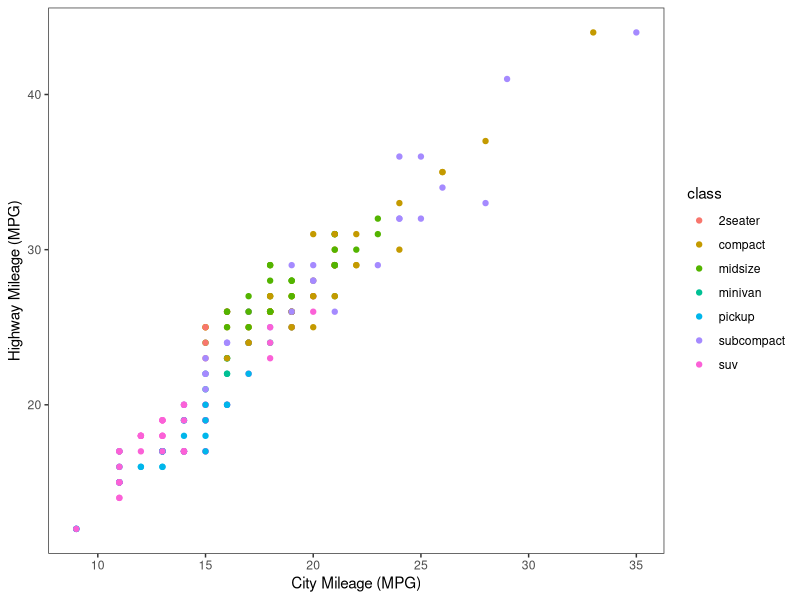
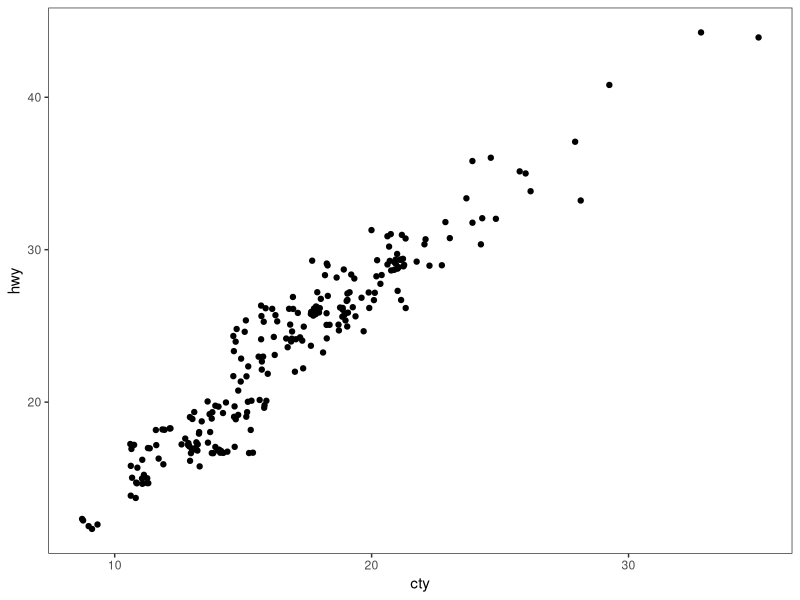
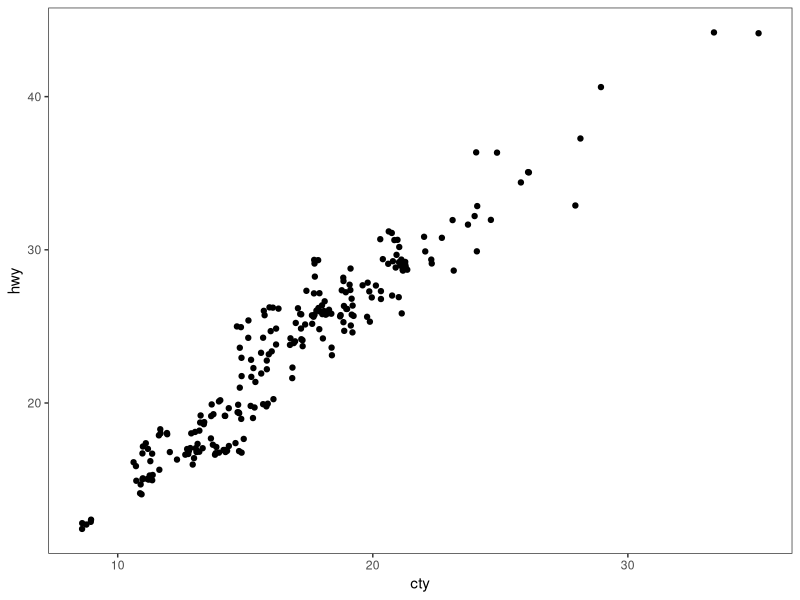
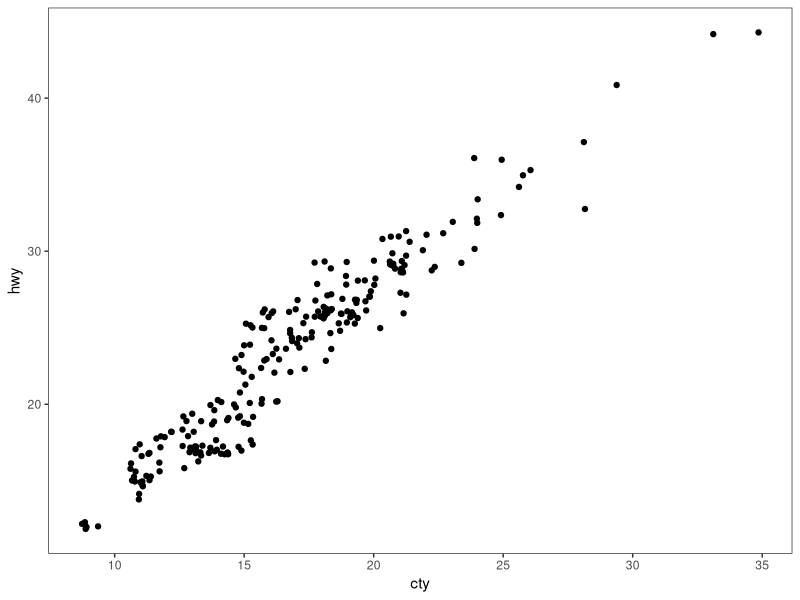

These figures' R source, in order: (Note: this script raises an error after producing the figures.)
# ---------------------------------------------------------- #
#### MODULE 3: Plot even more data!                       ####               
# ---------------------------------------------------------- #

## OBJECTIVE:
# 1. To develop a "grammar of graphics".
# 2. To become comfortable using ggplot2 for exploratory data visualization.


# ---------------------------------------------------------- #
#### SET UP:                                              ####
# ---------------------------------------------------------- #
# REMINDER: In RStudio, open the Rproject for our course (UNCG_DataWrangling), 
# pull any changes from GitHub, and navigate to the branch you created for 
# yourself (just a single branch for the whole semester) in RStudio's Git tab.
# Open this week's assignment in this new branch to complete and submit on GitHub.
# Ideally, you'll commit your answers a bit at a time as you work through
# this assignment, rather than committing all at once at the end.

# Reminder of some helpful resources for graphing in R:
# ggplot Cookbook: http://www.cookbook-r.com/Graphs/
# Official ggplot2 Book: https://ggplot2-book.org/
# Themes in ggplot2: https://ggplot2-book.org/polishing.html#themes

# In ggplot2, aesthetic means “something you can see”. Each aesthetic is a
# mapping between a visual cue and a variable.
# Examples include:
# position (i.e., on the x and y axes)
# color (“outside” color)
# fill (“inside” color)
# shape (of points)
# line type
# size

# Each type of geometric object (geom) accepts only a subset of all aesthetics.
# Refer to the geom help pages to see what mappings each geom accepts. Aesthetic
# mappings are set with the aes() function.

# TASK: We will be using the ggplot2 package for graphing. Fortunately, ggplot2 
# is nested within the tidyverse package (along with many others).
# Start by writing code to load the tidyverse library.
# HINT: see the end of assignment #1 if you forgot how to load a package.

library(tidyverse)

# TASK: Write code below to set your theme to black and white and both your major
# AND minor gridlines to element_blank for all plots you'll be making today.
# HINT: Check back to last week's assignment section 1.9 for setting themes for
# all plots.

theme_set(theme_bw() +
            theme(panel.grid.major = element_blank(),
                  panel.grid.minor = element_blank()))

# ---------------------------------------------------------- #
#### 1.0 CORRELATION                                      ####
# ---------------------------------------------------------- #

# We learned how to make correlations last week, but it never hurts to get
# more practice! Let's start by using a data set built into ggplot2.
# The mpg dataset looks at the gas efficiency of different cars. Run the following
# code to load the data:
data(mpg, package = "ggplot2")

# TASK: Create a scatterplot (i.e., a dot plot) to relate city and highway mileage.
# Color the points by the class of car (class column) and label the x and y axis 
# to be more informative (City Mileage (MPG) vs Highway Mileage (MPG)).
# HINT: Refer back to last week's assignment or the ggplot help resources if you 
# forget how to make a scatterplot.

ggplot(mpg, aes(x = cty, y = hwy, color = class)) +
  geom_point() +
  xlab("City Mileage (MPG)") +
  ylab("Highway Mileage (MPG)")

# Looks alright, but the graph may be hiding some information...
# QUESTION: How many data points are in the mpg dataframe?

nrow(mpg)
#ANSWER: 234

# QUESTION: Approximately how many dots are in the graph you just made? How does
# that compare to the number of observations in the dataframe?

#ANSWER: There are 78 dots on the graphs. This is 156 less data points that what is in the dataframe.


# Try another correlation-focused geom that addresses this problem by running
# the following code:
ggplot(data=mpg, aes(x=cty, y=hwy)) + 
  geom_jitter()


# QUESTION: What happened when you created the plot with geom_jitter?

#ANSWER: It looks like there are more data points, but it also looks less "organized".

# QUESTION: Run the code to create a plot using geom_jitter a second time. Then run it
# again and again. What happens each time? Why is this happening?

ggplot(data=mpg, aes(x=cty, y=hwy)) + 
  geom_jitter()

ggplot(data=mpg, aes(x=cty, y=hwy)) + 
  geom_jitter()
#ANSWER: the points are shifting each time. geom_jitter() is probably adding a random component to the graph and if you run it multiple times it is randomized each time. 

# TASK: The default in geom_jitter is to jitter (or slightly move) the points away
# from each other in both the x and y directions. Check the help file for geom_jitter
# and write code below to make a graph where you jitter points in only the x-dimension
# by 0.5.
 ?geom_jitter()

ggplot(data=mpg, aes(x=cty, y=hwy)) + 
  geom_jitter(width = 0.5, height = 0) #heigh = 0 to restrict jitter to y axis. 

# ---------------------------------------------------------- #
#### 1.1 DETOUR! COLORS, COLORS, COLORS                   ####
# ---------------------------------------------------------- #

# Our world is so colorful, and our graphs can be too! But we want to be mindful
# of our color choices to not only be beautiful, but also informative and accessible.

# TASK: Create a new dataframe that filters our mpg data down to only information
# for car classes compact, midsize, and suv using an %in% statement. Name your 
# new dataframe mpgSubset.
# HINT: Refer back to the Transform assignment if you want help with %in% (or 
# try googling!)


# ggplot has lots of nice (and some not so nice) built-in color palettes that we 
# can use to fill our bars with color. Try running the following code:
ggplot(data=mpgSubset, aes(x=cty, y=hwy, color=class)) +
  geom_jitter()

# The code above supplies us with ggplot's default color palette, which I find not
# so pleasing. Let's try to change this!

# We can add a statement specifying the scale of colors we would prefer. One way
# to do this is to use other pre-set palettes from ggplot. Run the code below to 
# ask ggplot to use the color brewer's palette called Set 1.
ggplot(data=mpgSubset, aes(x=cty, y=hwy, color=class)) +
  geom_jitter() +
  scale_color_brewer(palette="Set1")

# Alternatively, we could use the "RdBu" palette:
ggplot(data=mpgSubset, aes(x=cty, y=hwy, color=class)) +
  geom_jitter() +
  scale_color_brewer(palette="RdBu")

# QUESTION: Investigate the color brewer's range of palettes at this website: 
# https://r-graph-gallery.com/38-rcolorbrewers-palettes.html
# What do you notice about the colors chosen from each of the palettes that we
# used above? (i.e., does it use the first three colors in the palette? The last
# three? Some other combination?)


# We could also pick out EXACTLY which colors we want for our figure. 
# There are 4 main ways to specify colors in R:
### by name
### by number
### by Hex code
### with the rgb() function

# By Name: R allows you to call more than 600 colors by name! Run the following
# code to see a list:
colors()

# We can put in the colors we chose for each variable by adding the 
# scale_color_manual() function to our plot. Try it out by running the following
# code:
ggplot(data=mpgSubset, aes(x=cty, y=hwy, color=class)) +
  geom_jitter() +
  scale_color_manual(values=c('midnightblue', 'cornflowerblue', 'tomato3'))


# You can also chose colors by number, which are assigned in R.

# TASK: Copy and paste the code to make our scatterplot and replace the color names
# with three numbers of your choice (between 1 and 657). How does your new figure look?
# HINT: remember to remove the quotation marks when calling numbers.


# QUESTION: How do you think you could figure out which color name belongs to
# each color number?
# HINT: Try creating a dataframe from color() by passing it into the
# as.data.frame() function.


# You can also chose colors by Hex code. A Hex color code is a 6-symbol code made
# of up to three 2-symbol elements (6 symbols in length all together). Each of 
# the 2-symbol elements represents a color value in the Red-Green-Blue (RGB) color
# scale from 0 to 255. Hex codes are written with a # in front of them. Let's try
# out calling our colors using hex code.
ggplot(data=mpgSubset, aes(x=cty, y=hwy, color=class)) +
  geom_jitter() +
  scale_color_manual(values=c('#191970', '#6495ED', '#FF6347'))

# There are two great things about hex codes. First, you can call ANY color you 
# want with a hex code. That is, you're not limited to the 657 colors that are
# in ggplot. By specifying the color by hex code, you can pick literally anything!

# TASK: Google the search term "color picker". This should bring up google's color
# picker (in addition to a billion other color picking websites). Use this color
# picker to generate the hex codes for three new colors of your choice. Then copy
# and paste the above code, replacing the hex codes with your color choices.


# The second great thing about hex codes is that you can control the transparency
# of your colors. Transparency is set in a hex code by adding two extra symbols
# to the end, which together make up the "alpha" element. Adding 00 to the end 
# of your hex code will make your color completely transparent, while adding FF 
# to the end will make it completely opaque. Any number/letters in-between will 
# result in partial transparency. You can find a complete list of transparencies
# between 0-100% here: https://gist.github.com/lopspower/03fb1cc0ac9f32ef38f4

# TASK: Try out transparency by copying and pasting your graph code below and
# adding the alpha element to the end of each of your hex codes to make your
# first color 0% transparent, your second color 50% transparent, and your third
# color 100% transparent.


# QUESTION: What happened to the point that you set to 100% transparent?


# Finally, we can set our colors using the rgb() function. This operates very
# similarly to the hex code, where you can pick exactly the color and transparency
# you want. Try it out by running the following code:
ggplot(data=mpgSubset, aes(x=cty, y=hwy, color=class)) +
  geom_jitter() +
  scale_color_manual(values=c(rgb(.10, .10, .44, 1), rgb(.39, .58, .93, 1), rgb(1.0, .39, .28, 1)))

# TASK: Modify the above code to make all of your points 50% transparent.

# There are so many inventive and artistic people in the world who have expanded
# the offerings for colors in ggplot. Check out some notable ones listed below
# when choosing colors for this assignment.
### Color-blind friendly palettes: https://github.com/JLSteenwyk/ggpubfigs
### Color palettes from vintage National Parks posters: https://github.com/katiejolly/nationalparkcolors
### Color palettes based on Wes Anderson movies: https://github.com/karthik/wesanderson
### Color palettes from famous Dutch paintings: https://github.com/EdwinTh/dutchmasters


# ---------------------------------------------------------- #
#### 1.2 DETOUR! LEGENDS                                  ####
# ---------------------------------------------------------- #

# When you specify colors in your ggplot code, R throws in a bonus legend for free!
# However, this legend is often not as clear or visually appealing as we might 
# prefer. But as with all geometric objects in ggplot, legends can be easily altered.

# Run the following code to create a scatter plot. Feel free to modify the colors
# as you prefer!
ggplot(data=mpgSubset, aes(x=cty, y=hwy, color=class)) +
  geom_jitter()

# QUESTION: Where did ggplot get the legend title and values from?


# We could change the title and values in our legend by altering the dataframe
# we are passing into ggplot. But that seems a bit drastic. Instead, we can 
# lean on the same code that specifies our color picks to alter the legend text.
# Try it out by running the following code:
ggplot(data=mpgSubset, aes(x=cty, y=hwy, color=class)) + 
  geom_jitter() + 
  scale_color_manual(values=c('#FCBA03', '#380754', '#496916'),
                     name='Class of Car', 
                     breaks=c('suv', 'midsize', 'compact'), 
                     labels=c('SUV', 'Midsize', 'Compact'))


# TASK: Label each line of the code above with what it is doing.
# HINT: Check the scale_color_manual help file or ggplot Cookbook for more info.


# IMPORTANT: It is important to pay attention to the order you provide ggplot with 
# your color choices and legend labels! Try running the following code:
ggplot(data=mpgSubset, aes(x=cty, y=hwy, color=class)) + 
  geom_jitter() + 
  scale_color_manual(values=c('#FCBA03', '#380754', '#496916'), 
                     name='Class of Car', 
                     breaks=c('suv', 'midsize', 'compact'), 
                     labels=c('Compact', 'SUV', 'Midsize')) 


# QUESTION: What is wrong with the code above? Why is it so important to be
# careful with the order you pass information into ggplot?


# While changing the legend text and factor order takes place in the scale_color_manual
# step, moving the legend around on the graph page is part of the graph theme. We
# can try this out using the code below:
ggplot(data=mpgSubset, aes(x=cty, y=hwy, color=class)) + 
  geom_jitter() + 
  theme(legend.position='top')


# TASK: Modify the code above to have the legend display along the bottom of
# the figure.


# We can also have the legend located within the area of the graph itself! We can 
# do this by specifying the coordinates for where the legend should go within the
# graph axes. First we set the legend position and then we set the anchoring 
# position by justifying the legend.
### bottom left: 0,0
### bottom right: 1,0
### top left: 0,1
### top right: 1,1

# Try it out by running the following code:
ggplot(data=mpgSubset, aes(x=cty, y=hwy, color=class)) + 
  geom_jitter() + 
  theme(legend.position=c(1,0), legend.justification=c(1,0))

# QUESTION: What happens if you don't include the code for legend justification
# above?


# TASK: Copy and paste the code from above. Modify it to place the legend in the
# upper left part of the graph.


# Finally, we might want to remove the legend altogether! We would do so by
# modifying the theme as well. 

# TASK: Check the ggplot cookbook to find the legends section. Read what it says 
# about removing the legend. Then copy and paste the graph code from above. Modify
# the code to remove the legend.


# ---------------------------------------------------------- #
#### 2.0 DEVIATION                                        ####
# ---------------------------------------------------------- #

# Used to compare variation in values between small number of items (or categories) 
# with respect to a fixed reference.

# Whether the graphical type is a deviation graph or a composition graph (or a 
# ranking graph) may depend on the underlying data structure.

# We used geom_bar() last week with factor data to create a bar graph. But
# geom_bar() is a bit tricky because it can make EITHER a bar graph or a histogram
# depending on the data you give it. The default of geom_bar() is to set stat to 
# count so if you give it just a continuous x value, it will make a histogram. Try
# it with the following code:
ggplot(data=mpg, aes(x=hwy)) + 
  geom_bar()

# In order to have the geom create bars and not a histogram, you must:
# 1) Set stat = identity
# 2) Provide both an x and a y inside the aes(), where x is either a character 
# or factor and y is numeric.

# TASK: Create a dataframe of summary statistics for the mpg data, calculating the
# mean, standard deviation, and standard error for highway mpg grouping by class.
# Name the resulting dataframe highwayMPG and your new variables hwy_mean, hwy_sd,
# and hwy_se.
# HINT: Look back at the Transform assignment if you forget how to summarize the
# data. Also recall, standard error = 1.96*standard deviation.


# TASK: Create a bar graph showing the average highway MPG on the y-axis and 
# car class on the x-axis. Fill the bars by class. Add in error bar caps that are 20%
# the width pf the bars.
# HINT: Don't forget to change stat from the default in your geom_bar() statement!


# ---------------------------------------------------------- #
#### 2.1 DETOUR! COLORS AND LEGENDS, AGAIN                ####
# ---------------------------------------------------------- #

# Recall that some geometric elements require fills instead of (or sometimes in
# addition to) colors.

# TASK: Create a bar graph with the mpg summary stats with the following parameters:
# (1) Black bar outline
# (2) Bars filled with the color brewer palette "Dark2" using the scale_fill_manual
#     statement
# (3) No legend
# (4) Informative x- and y-axis labels. 

# HINT: Carefully consider whether your color and/or fill should go within an aes() 
# statement, the scale_fill_manual or scale_color_manual statements, or neither.
# If in doubt, try a bunch of ways until it looks how we want it. And consult 
# your helpful ggplot resources on the web.


# ---------------------------------------------------------- #
#### 2.2 DETOUR! AXIS MODIFICATIONS                       ####
# ---------------------------------------------------------- #

# Run the following code, feeling free to modify colors as you prefer:
ggplot(data=highwayMPG, aes(x=class, y=hwy_mean, fill=class)) +
  geom_bar(stat='identity') 

# QUESTION: Where is ggplot getting the x-axis tick labels from?


# Often our tick labels are not the best. We can modify them to be more informative
# or visually appealing by directly modifying the dataframe, but again this feels
# a bit extreme. Instead, we can directly modify the scale of the axis. For axes
# that deal with categories, we are setting the discrete scale. Try it out by
# running the following code:
ggplot(data=highwayMPG, aes(x=class, y=hwy_mean, fill=class)) +
  geom_bar(stat='identity') +
  scale_x_discrete(labels=c('sport', 'compact', 'midsize', 'minivan', 'pickup', 'subcompact', 'SUV'))

# We can also change the scale of the continuous axes, including how large they are
# and where the tick marks fall as follows:
ggplot(data=highwayMPG, aes(x=class, y=hwy_mean, fill=class)) +
  geom_bar(stat='identity') +
  scale_y_continuous(breaks=seq(0, 50, 10)) +
  coord_cartesian(ylim=c(0,50))

# QUESTION: Try running the code above without the coord_cartesian() statement. 
# What is surprising about the resulting graph? Based on this result, what do you
# think the coord_cartesian() statement does?


# We can also add a statement into the scale discrete or continuous statements
# to name our axes, rather than putting in a whole separate step of xlab() or ylab().
# Try it out with the following code:
ggplot(data=highwayMPG, aes(x=class, y=hwy_mean, fill=class)) +
  geom_bar(stat='identity') +
  scale_x_discrete(name='Class of Car') +
  scale_y_continuous(name='Mean Highway MPG')


# Finally, we can flip our axes easily in ggplot as follows:
ggplot(data=highwayMPG, aes(x=class, y=hwy_mean, fill=class)) +
  geom_bar(stat='identity') +
  coord_flip()


# TASK: Let's put it all together. Make a graph of the mpg summary stats with the
# following specifications:
# (1) color by class of car using a color scheme of your choice (not the default)
# (2) plot the class of car on the x-axis and the highway MPG on the y axis
# (3) include better names for the x- and y-axis titles
# (4) include better names for the car classes
# (5) set the scale of the highway mpg to run from 0 to 30 with breaks every 5 
# (6) flip your axes
# (7) remove the legend


# ---------------------------------------------------------- #
#### 3.0 RANKING                                          ####
# ---------------------------------------------------------- #
# Used to compare the position or performance of multiple items with respect to 
# each other. Actual values matters somewhat less than the ranking.

# TASK: Create a dataframe of summary statistics for the mpg data, calculating the
# mean, standard deviation, and standard error for CITY mpg grouping by class.
# Name the resulting dataframe cityMPG and your new variables city_mean, city_sd,
# and city_se.
# HINT: Look back at the Transform assignment if you forget how to summarize the
# data. Also, standard error = 1.96*standard deviation.


# Now we want to plot our data in order from smallest to largest city MPG to get
# a ranking. To do so, we need to use the reorder() function to rearrange the data
# going into our x-axis.
ggplot(cityMPG, aes(x=reorder(class, city_mean), y=city_mean)) + 
  geom_bar(stat="identity")

# TASK: Recreate the above ranking figure to include the following:
# (1) class of car on the x-axis with informative axis and tick labels
# (2) MPG ordered from highest to lowest (hint: try google if you're unsure)
# (3) bars with dary grey outlines and filled by class with your favorite color scheme
# (4) error bars with end caps 30% the width of the bars
# (5) y-axis from 0 to 30 with tick marks every 5
# (6) no legend.


# ---------------------------------------------------------- #
#### 4.0 DISTRIBUTION                                     ####
# ---------------------------------------------------------- #
# When you have lots and lots of data points and want to study where and how the
# data points are distributed.

# Histograms can be accomplished with either geom_bar() or geom_histogram()
ggplot(mpg, aes(hwy)) + 
  geom_histogram()

# TASK: Recreate the graph above, but using geom_bar() instead


# TASK: Try making a histogram with the categorical variable 'manufacturer'.
# What error message do you get?


# QUESTION: What happens when you follow the advice of the error message and 
# make stat='count'?
ggplot(mpg, aes(manufacturer)) + 
  geom_histogram(stat="count")


# TASK: Make a boxplot comparing the distribution of cty (city mileage) for
# each class of car.
# HINT: Look back to last week if you forget how to make a boxplot.


# We can also make a different type of distribution, a violin plot using the 
# geom_violin statement as follows:
ggplot(mpg, aes(x=class, y=cty)) + 
  geom_violin()

# QUESTION: What does a violin plot show? Check google if you're unsure.


# ---------------------------------------------------------- #
#### 5.0 COMPOSITION                                      ####
# ---------------------------------------------------------- #
# Bar charts and pie charts are classic ways of showing composition of a dataset.

# TASK: Let's get some data for this task by determining the number of cars from 
# each car manufacturer in our mpg dataframe. We can do this as follows:
manufacturerFreq <- mpg %>% 
  group_by(manufacturer) %>% 
  summarize(frequency=length(manufacturer)) %>% 
  ungroup()

# TASK: Make a bar graph of the number of cars (frequency) by manufacturer using
# the dataframe we created above.


# We can switch the bar chart you created above into a pie chart simply by changing
# the coordinate system through a series of steps as follows:

ggplot(manufacturerFreq, aes(x=manufacturer, y=frequency)) +
  geom_bar(stat="identity") +
  coord_polar()

ggplot(manufacturerFreq, aes(x=manufacturer, y=frequency, fill=manufacturer)) +
  geom_bar(stat="identity") +
  coord_polar()

ggplot(manufacturerFreq, aes(x="", y=frequency, fill=manufacturer)) +
  geom_bar(stat="identity", width=1) +
  coord_polar()

ggplot(manufacturerFreq, aes(x="", y=frequency, fill=manufacturer)) +
  geom_bar(stat="identity", width=1) +
  coord_polar(theta="y")

ggplot(manufacturerFreq, aes(x="", y=frequency, fill=manufacturer)) +
  geom_bar(stat="identity", width=1) +
  coord_polar(theta="y", start=0) +
  theme_void() +
  theme(legend.title = element_text(size = 12.5), 
        legend.text  = element_text(size = 8.5),
        legend.key.size = unit(.75, "lines"))

# TASK: Annotate the code below to describe what each line does:
ggplot(manufacturerFreq, aes(x="", y=frequency, fill=manufacturer)) +
  geom_bar(stat="identity", width=1) +
  coord_polar(theta="y", start=0) +
  theme_void() +
  theme(legend.title = element_text(size = 12.5), 
        legend.text  = element_text(size = 8.5),
        legend.key.size = unit(.75, "lines"))


# ---------------------------------------------------------- #
#### 6.0 CHANGE                                           ####
# ---------------------------------------------------------- #

# Time series are often best visualized with line graphs. Let's try this out
# with some new data:
data("economics")

# TASK: Use the economics dataset to plot the number of people who are unemployed
# over time (unemploy vs date). Make a scatterplot, then connect the points with 
# lines using geom_line().
# HINT: use ?economics to get more information about this dataset.




# ---------------------------------------------------------- #
#### GROUPS AND MAPS                                      ####
# ---------------------------------------------------------- #

# Let's save these for group project options, this assignment is really long!









# REMEMBER: Save and push your script when you're done with this assignment!
